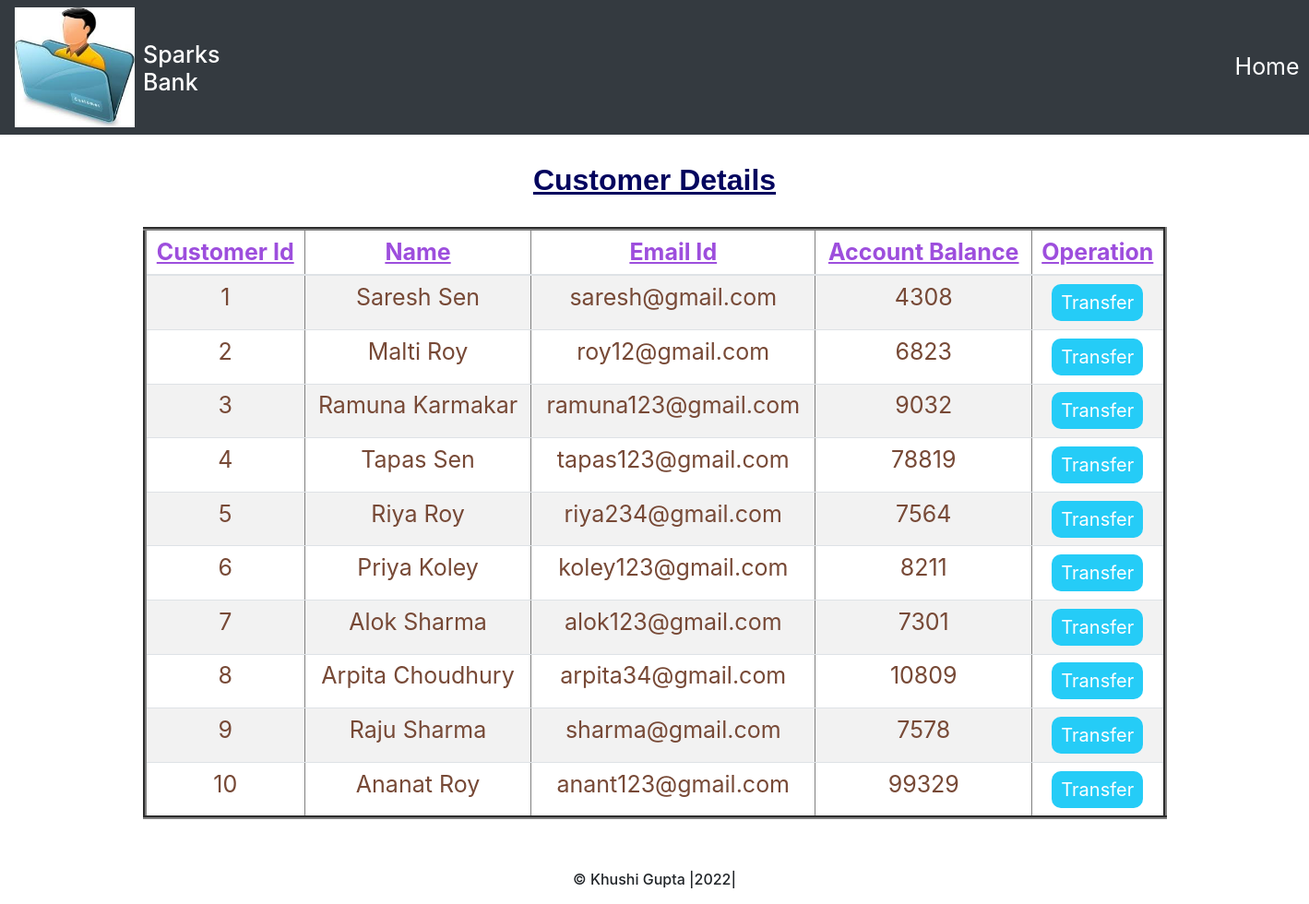
Page /viewusers.php on the committed database.
### tables this page shows
CREATE TABLE `users` (
  `id` int(11) NOT NULL,
  `name` varchar(50) NOT NULL,
  `email` varchar(50) NOT NULL,
  `credits` int(10) NOT NULL
);

### viewusers.php (the view, shortened to what this page needs)
<!DOCTYPE html>
<html lang="en">
<head>
    <link rel="stylesheet" href="https://maxcdn.bootstrapcdn.com/bootstrap/4.0.0/css/bootstrap.min.css">
</head>
<body>
<?php
    require 'config.php';
    $query = "SELECT * FROM users";
    $result = mysqli_query($conn,$query);
?>
<nav class="navbar navbar-expand-sm bg-dark navbar-dark">
<div class="logo"><img src="image\Customer.jpg" height="130px" width="130px"></div>&nbsp;&nbsp;
<h4><p class="logo-text">Sparks Bank</p></h4>
<ul class="navbar-nav">
<li class="list-home">
  <a class="nav-link1" href="index.php">Home</a>
</li>
</ul>
</nav>
    <div class="container divStyle">
        <h2>Customer Details</h2>
        <br>
            <div class="row">
                <div class="col">
                    <div class="table-responsive-sm">
                    <table border="4"class="table roundedCorners tabletext table-hover table-sm table-striped table-condensed">
                        <thead>
                            <tr>
                            <th scope="col">Customer Id</th>
                            <th scope="col">Name</th>
                            <th scope="col">Email Id</th>
                            <th scope="col">Account Balance</th>
                            <th scope="col">Operation</th>
                            </tr>
                        </thead>
                        <tbody>
                <?php
                    while($rows=mysqli_fetch_array($result)){
                ?>
                    <tr>
                        <td><?php echo $rows['id'] ?></td>
                        <td><?php echo $rows['name']?></td>
                        <td><?php echo $rows['email']?></td>
                        <td><?php echo $rows['credits']?></td>
                        <td><a href="selectedUserdetail.php?id= <?php echo $rows['id'] ;?>"> <button type="button" class="button">Transfer</button></a></td>
                    </tr>
                <?php
                    }
                 ?>
                        </tbody>
                    </table>
                    </div>
                </div>
            </div>
            </div>
<footer class="footer1" align="center"> <br>
    <div  style="height: 60%">
    <p><h6>&copy; Khushi Gupta |2022|</h6></p>
    </div>
  </footer>
</body>
</html>

### viewusers.php (style rules this page uses)
.logo-text, .nav-link1 { color: white; padding-top: 25px; font-size:25px; }
.list-home { padding-left: 1100px; }
.container { padding-top: 30px; text-align: center; }
.button { background-color: #25CCF7; border: none; color: white; padding: 5px 10px; text-align: center; text-decoration: none; display: inline-block; font-size: 20px; margin: 4px 2px; border-radius: 10px; }
.row { color:#774936; font-size:25px; }
h2 { text-decoration: underline; font-family: sans-serif; color: #03045e; font-weight: bold; }
th { text-decoration: underline; color: #9d4edd; }

### rows in the picture
users: id "1", name "Saresh Sen", email "saresh@gmail.com", credits "4308"
users: id "2", name "Malti Roy", email "roy12@gmail.com", credits "6823"
users: id "3", name "Ramuna Karmakar", email "ramuna123@gmail.com", credits "9032"
users: id "4", name "Tapas Sen", email "tapas123@gmail.com", credits "78819"
users: id "5", name "Riya Roy", email "riya234@gmail.com", credits "7564"
users: id "6", name "Priya Koley", email "koley123@gmail.com", credits "8211"
users: id "7", name "Alok Sharma", email "alok123@gmail.com", credits "7301"
users: id "8", name "Arpita Choudhury", email "arpita34@gmail.com", credits "10809"
users: id "9", name "Raju Sharma", email "sharma@gmail.com", credits "7578"
users: id "10", name "Ananat Roy", email "anant123@gmail.com", credits "99329"
